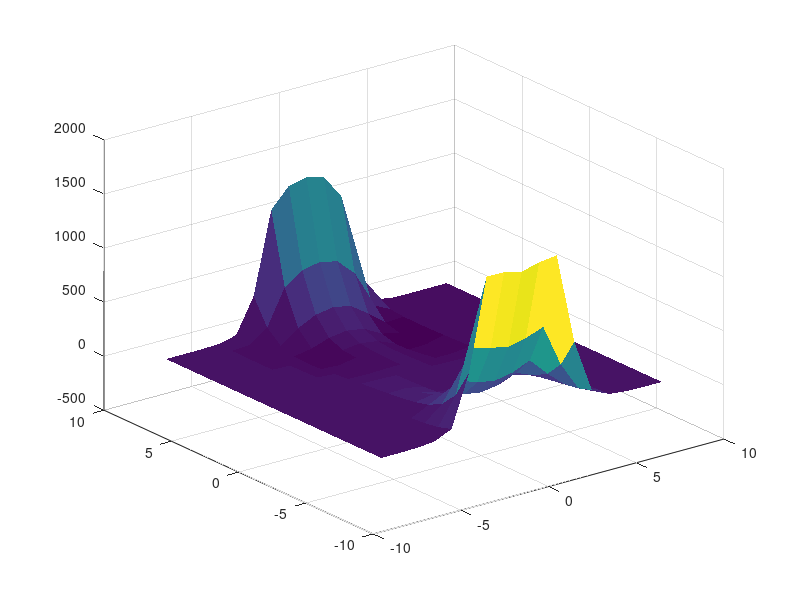

Here is the MATLAB script that generated this plot: (Note: this script raises an error after producing the figure.)
alpha = 0.0004;
delta = 0.2;
stopping_value = 0.01;
prev_point = [-4, 4];
current_point = prev_point;
iterations = 0;
gradient = [100 100];


[X Y] = meshgrid(-8:1:8,-8:1:8);
Z = ((0.04*X.^4)-(5*X.^2.*Y)+(0.01*Y.^4)-(0.3*X.^3.*Y)+(0.005*Y.^6)-(X.^3))./(0.0003*X.^8 + 0.002*Y + 1);
surf(X,Y,Z,'EdgeColor','None');
hold on;

while (norm(gradient) > stopping_value)
    iterations = iterations + 1;
    gradient = numeric_grad(current_point, delta);
    current_point = prev_point - alpha * gradient;
    plot3(current_point(1), current_point(2), z2_function(current_point),'m*');
    prev_point = current_point;
end


disp(current_point);
%disp(gradient);
disp(iterations);
